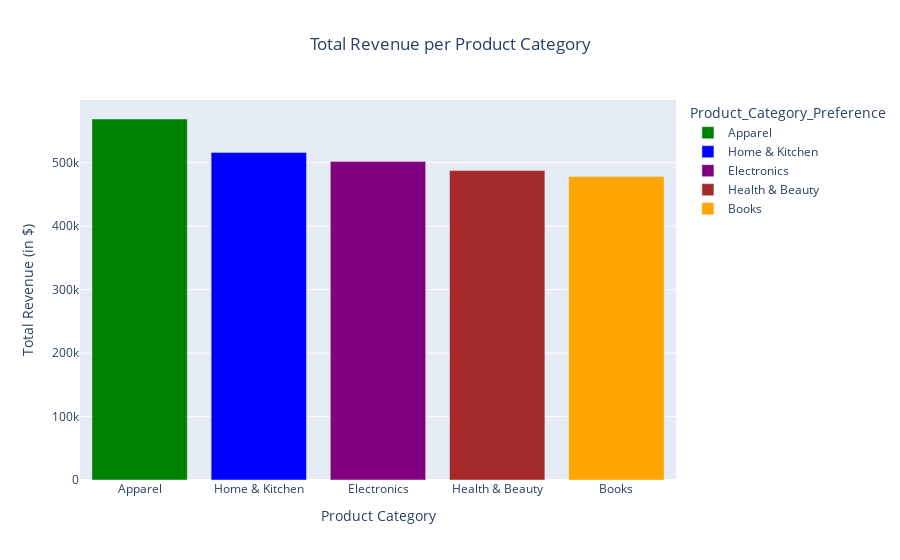

This figure's notebook cell:
### Markdown cell above
To see the proportion of product categories against total revenue, we first group the product categories and calculate the revenue generated by each product, and then display it using a bar chart. The construction is as follows:

### Code cell
# Summing revenue from each product category
cat_bar = c_data.groupby('Product_Category_Preference')['Total_Spending'].sum().reset_index()
cat_bar = cat_bar.sort_values('Total_Spending', ascending=False)

# setup the bar chart visualization
fig = px.bar(cat_bar, x='Product_Category_Preference', y='Total_Spending', 
             color='Product_Category_Preference',
             color_discrete_sequence=['green', 'blue', 'purple', 'brown', 'orange'],
             title='Total Revenue per Product Category')

# Changing the x and y axis titles and some layout
fig.update_layout(
    xaxis_title='Product Category',
    yaxis_title='Total Revenue (in $)',
    title_x=0.5)

# Displaying the chart
fig.show()

### Figure 1 — Plotly figure (JSON) as saved in the notebook; plotly's stock layout.template omitted (floating-point values rounded to 4 significant figures)
{"data": [{"alignmentgroup": "True", "hovertemplate": "Product_Category_Preference=%{x}<br>Total_Spending=%{y}<extra></extra>", "legendgroup": "Apparel", "marker": {"color": "green", "pattern": {"shape": ""}}, "name": "Apparel", "offsetgroup": "Apparel", "orientation": "v", "showlegend": true, "textposition": "auto", "type": "bar", "x": ["Apparel"], "xaxis": "x", "y": [568820], "yaxis": "y"}, {"alignmentgroup": "True", "hovertemplate": "Product_Category_Preference=%{x}<br>Total_Spending=%{y}<extra></extra>", "legendgroup": "Home & Kitchen", "marker": {"color": "blue", "pattern": {"shape": ""}}, "name": "Home & Kitchen", "offsetgroup": "Home & Kitchen", "orientation": "v", "showlegend": true, "textposition": "auto", "type": "bar", "x": ["Home & Kitchen"], "xaxis": "x", "y": [516217], "yaxis": "y"}, {"alignmentgroup": "True", "hovertemplate": "Product_Category_Preference=%{x}<br>Total_Spending=%{y}<extra></extra>", "legendgroup": "Electronics", "marker": {"color": "purple", "pattern": {"shape": ""}}, "name": "Electronics", "offsetgroup": "Electronics", "orientation": "v", "showlegend": true, "textposition": "auto", "type": "bar", "x": ["Electronics"], "xaxis": "x", "y": [502030], "yaxis": "y"}, {"alignmentgroup": "True", "hovertemplate": "Product_Category_Preference=%{x}<br>Total_Spending=%{y}<extra></extra>", "legendgroup": "Health & Beauty", "marker": {"color": "brown", "pattern": {"shape": ""}}, "name": "Health & Beauty", "offsetgroup": "Health & Beauty", "orientation": "v", "showlegend": true, "textposition": "auto", "type": "bar", "x": ["Health & Beauty"], "xaxis": "x", "y": [487525], "yaxis": "y"}, {"alignmentgroup": "True", "hovertemplate": "Product_Category_Preference=%{x}<br>Total_Spending=%{y}<extra></extra>", "legendgroup": "Books", "marker": {"color": "orange", "pattern": {"shape": ""}}, "name": "Books", "offsetgroup": "Books", "orientation": "v", "showlegend": true, "textposition": "auto", "type": "bar", "x": ["Books"], "xaxis": "x", "y": [478365], "yaxis": "y"}], "layout": {"barmode": "relative", "legend": {"title": {"text": "Product_Category_Preference"}, "tracegroupgap": 0}, "title": {"text": "Total Revenue per Product Category", "x": 0.5}, "xaxis": {"anchor": "y", "categoryarray": ["Apparel", "Home & Kitchen", "Electronics", "Health & Beauty", "Books"], "categoryorder": "array", "domain": [0, 1], "title": {"text": "Product Category"}}, "yaxis": {"anchor": "x", "domain": [0, 1], "title": {"text": "Total Revenue (in $)"}}}}
